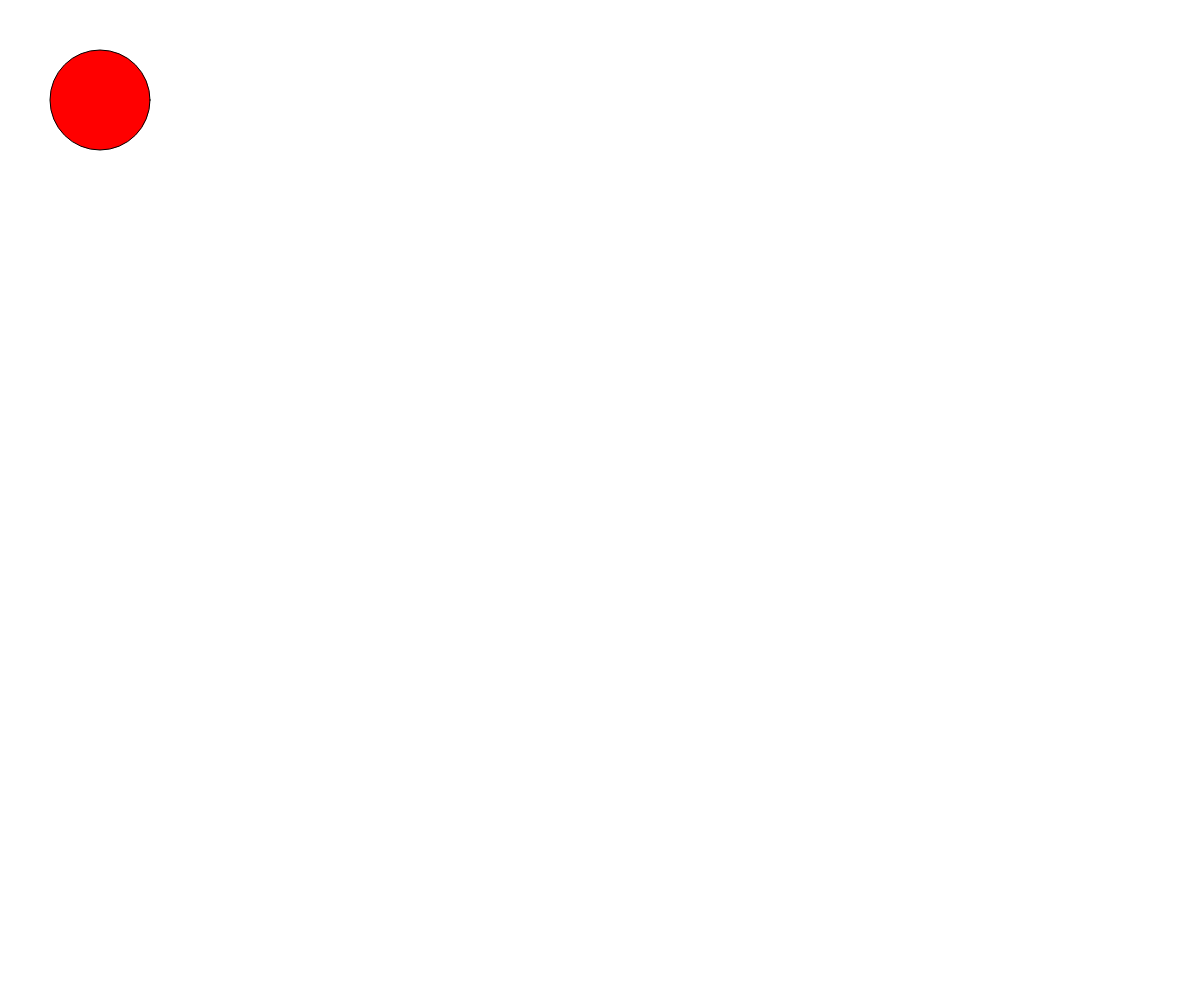
Frame 1 (no input)
Frame 60 (no input): identical to frame 1, image omitted
Frame 120 (the mouse pressed at the canvas centre since frame 60): identical to frame 1, image omitted

The p5.js sketch that drew this single still picture (run headless with seeded random() and noise() and a simulated clock; from frame 60 on, the mouse is pressed at the canvas centre):

// p5.js sketch
// ── sketch.js
function setup() {
  // put setup code here
	createCanvas(windowWidth, windowHeight);
}

function draw() {
  // put drawing code here
	background(255);
	fill(255, 0, 0);
	ellipse(100, 100, 100, 100);
}
